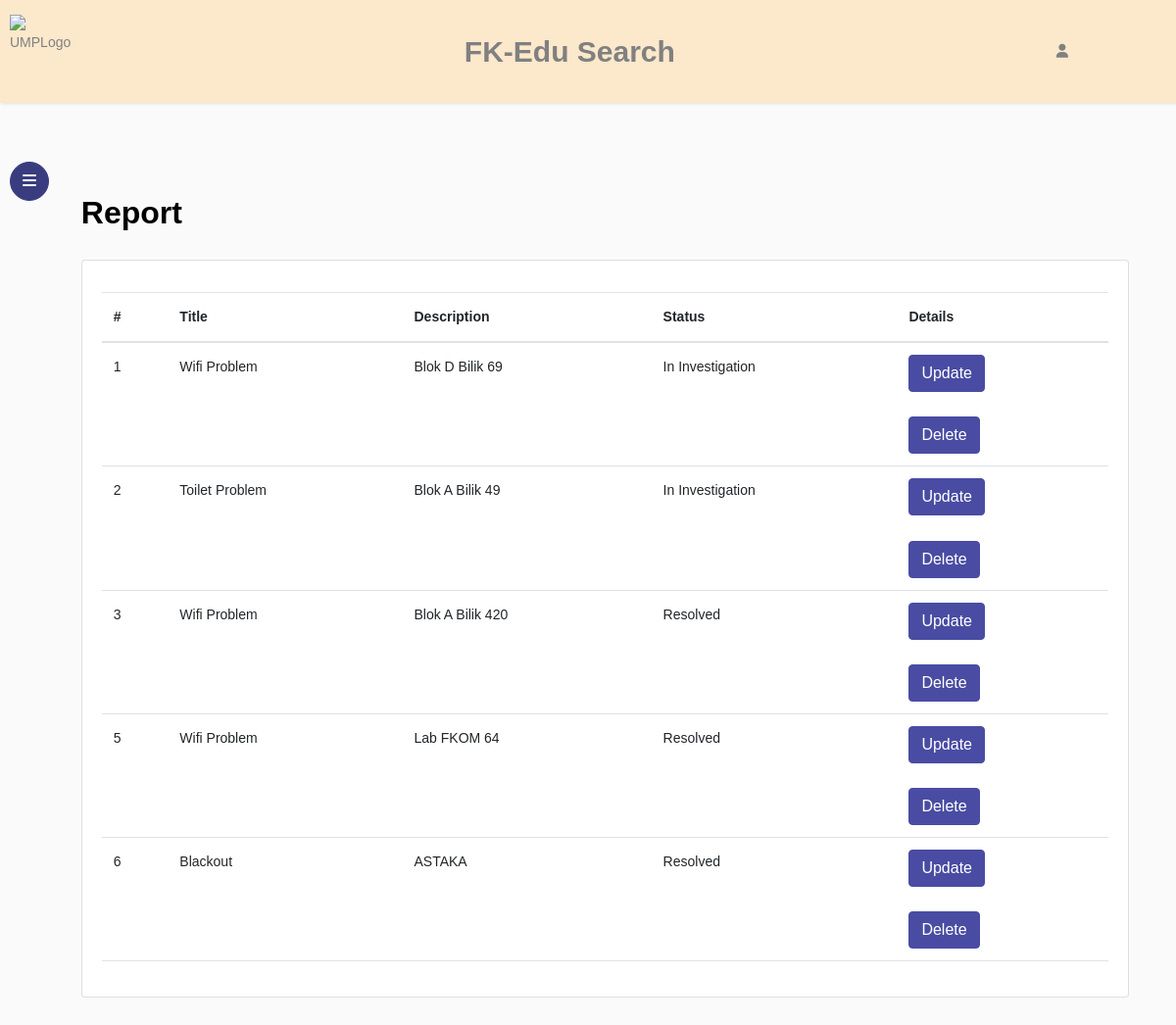
/Report.php, run on an earlier commit of the app's database.
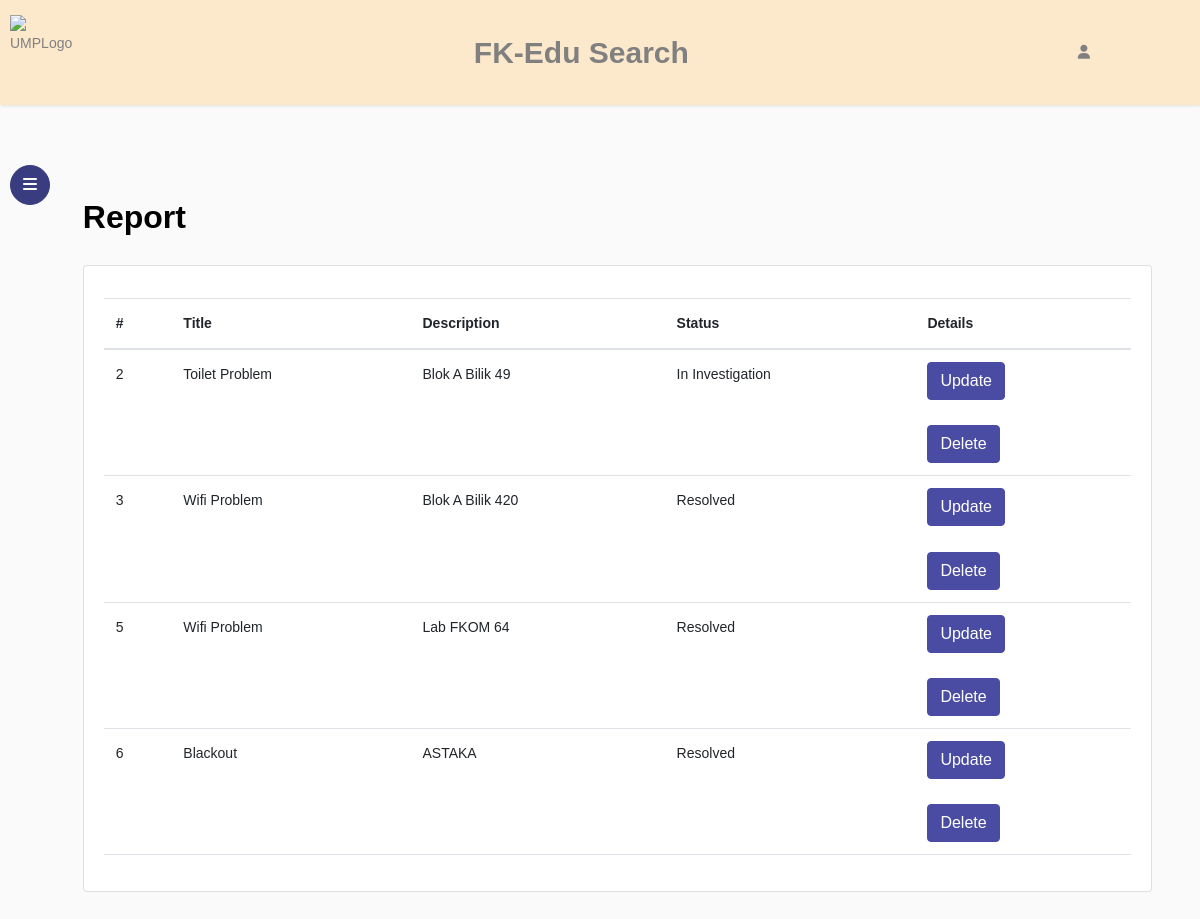
And on a later commit of the database.
### tables this page shows
CREATE TABLE `report` (
  `id` int(11) NOT NULL,
  `title_report` varchar(60) NOT NULL,
  `desc_report` varchar(200) NOT NULL,
  `stats_report` varchar(20) NOT NULL
);

### Report.php (the view, shortened to what this page needs)
<?php
$conn = mysqli_connect("localhost", "root", "", "fkedu") or die(mysqli_connect_error());
?>
<!doctype html>
<html lang="en">
<head>
  <link href="https://cdn.jsdelivr.net/npm/bootstrap@5.3.0/dist/css/bootstrap.min.css" rel="stylesheet">
  <link rel="stylesheet" href="https://stackpath.bootstrapcdn.com/font-awesome/4.7.0/css/font-awesome.min.css">
  <link rel="stylesheet" href="css/style.css">
</head>
<body>
  <nav class="navbar navbar-default" style="background-color: #fce8cb;">
    <img src="images\01-Logo UMP_Full Color.png" alt="UMPLogo" width="75" height="75">
    <a style="font-weight: bold; font-size: 30px;">FK-Edu Search</a>
    <div style="margin-right: 100px;" class="dropdown">
      <span><i class="fa-solid fa-user"></i></span>
    </div>
  </nav>
  <div class="wrapper d-flex align-items-stretch">
    <nav id="sidebar" class="active">
      <div class="custom-menu">
        <button type="button" id="sidebarCollapse" class="btn btn-primary">
          <i class="fa fa-bars"></i>
        </button>
      </div>
    </nav>
    <div style="height: 150px; width: 3%; "></div>
    <div id="content" class="p-4 p-md-5 pt-5">
      <h2 class="mb-4" style="font-weight: bold;">Report</h2>
      <div class="card">
        <div class="card-body">
          <table class="table table-hover">
            <thead>
              <tr>
                <th scope="col">#</th>
                <th scope="col">Title</th>
                <th scope="col">Description</th>
                <th scope="col">Status</th>
                <th scope="col">Details</th>
              </tr>
            </thead>
            <tbody>
              <tr>
                <?php
                $query = "SELECT * FROM `report`";
                $result = mysqli_query($conn, $query);
                while ($row = $result->fetch_array()) { ?>
                  <td><?php echo $row['id']; ?> </td>
                  <td><?php echo $row['title_report']; ?> </td>
                  <td><?php echo $row['desc_report']; ?> </td>
                  <td><?php echo $row['stats_report']; ?> </td>
                  <td>
                    <form action="updateReport.php" method="post"><input type="number" name="id" value="<?php echo $row['id']; ?>" hidden><input type="submit" class="btn btn-primary" value="Update"></form><br>
                    <form action="deleteReport.php" method="post"><input type="number" name="id" value="<?php echo $row['id']; ?>" hidden><input type="submit" class="btn btn-primary" value="Delete"></form>
                  </td>
              </tr>
            <?php } ?>
            </tbody>
          </table>
        </div>
      </div>
    </div>
  </div>
</body>
</html>

What changed in the data, as far as the page shows it:
removed report: id "1", title_report "Wifi Problem", desc_report "Blok D Bilik 69", stats_report "In Investigation"
